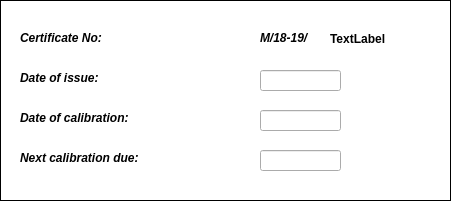
           <widget class="QGroupBox" name="groupBox_22">
            <property name="geometry">
             <rect>
              <x>50</x>
              <y>90</y>
              <width>451</width>
              <height>201</height>
             </rect>
            </property>
            <property name="styleSheet">
             <string notr="true">QGroupBox{background-color: white;
    border: 1px solid black;
    margin-top: 0.5em;
}
</string>
            </property>
            <property name="title">
             <string/>
            </property>
            <widget class="QLabel" name="label_115">
             <property name="geometry">
              <rect>
               <x>20</x>
               <y>30</y>
               <width>91</width>
               <height>17</height>
              </rect>
             </property>
             <property name="text">
              <string>&lt;b&gt;&lt;i&gt;Certificate No:</string>
             </property>
            </widget>
            <widget class="QLabel" name="label_116">
             <property name="geometry">
              <rect>
               <x>20</x>
               <y>70</y>
               <width>91</width>
               <height>17</height>
              </rect>
             </property>
             <property name="text">
              <string>&lt;b&gt;&lt;i&gt;Date of issue: </string>
             </property>
            </widget>
            <widget class="QLabel" name="label_117">
             <property name="geometry">
              <rect>
               <x>20</x>
               <y>110</y>
               <width>121</width>
               <height>17</height>
              </rect>
             </property>
             <property name="text">
              <string>&lt;b&gt;&lt;i&gt;Date of calibration:</string>
             </property>
            </widget>
            <widget class="QLabel" name="label_118">
             <property name="geometry">
              <rect>
               <x>20</x>
               <y>150</y>
               <width>131</width>
               <height>17</height>
              </rect>
             </property>
             <property name="text">
              <string>&lt;b&gt;&lt;i&gt;Next calibration due:</string>
             </property>
            </widget>
            <widget class="QLineEdit" name="lineEdit_61">
             <property name="geometry">
              <rect>
               <x>260</x>
               <y>70</y>
               <width>81</width>
               <height>21</height>
              </rect>
             </property>
            </widget>
            <widget class="QLineEdit" name="lineEdit_62">
             <property name="geometry">
              <rect>
               <x>260</x>
               <y>110</y>
               <width>81</width>
               <height>21</height>
              </rect>
             </property>
            </widget>
            <widget class="QLineEdit" name="lineEdit_63">
             <property name="geometry">
              <rect>
               <x>260</x>
               <y>150</y>
               <width>81</width>
               <height>21</height>
              </rect>
             </property>
            </widget>
            <widget class="QLabel" name="label_119">
             <property name="geometry">
              <rect>
               <x>260</x>
               <y>30</y>
               <width>71</width>
               <height>17</height>
              </rect>
             </property>
             <property name="text">
              <string>&lt;html&gt;&lt;head/&gt;&lt;body&gt;&lt;p&gt;&lt;span style=&quot; font-weight:600; font-style:italic;&quot;&gt;M/18-19/&lt;/span&gt;&lt;/p&gt;&lt;/body&gt;&lt;/html&gt;</string>
             </property>
            </widget>
            <widget class="QLabel" name="label_120">
             <property name="geometry">
              <rect>
               <x>330</x>
               <y>30</y>
               <width>121</width>
               <height>17</height>
              </rect>
             </property>
             <property name="font">
              <font>
               <weight>75</weight>
               <bold>true</bold>
              </font>
             </property>
             <property name="text">
              <string>TextLabel</string>
             </property>
            </widget>
           </widget>
